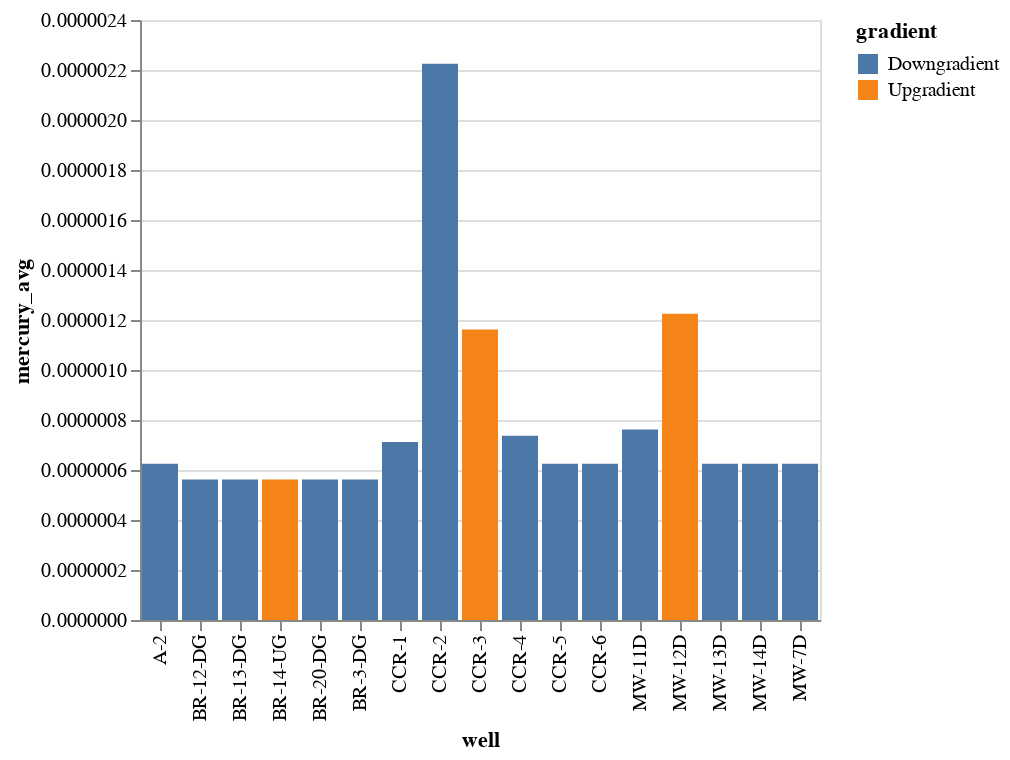

The code cell stored with this chart in its notebook:
### Code cell
alt.Chart(df1).mark_bar().encode(x='well', y='mercury_avg', color='gradient')
 
#clrs = ['blue' if (df1['gradient'] == 'Downgradient') else 'red']
#sb.barplot(x=idx, y=values, palette=clrs) # color=clrs)

### Figure 1 — Vega-Lite specification as saved in the notebook (floating-point values rounded to 4 significant figures)
{"config": {"view": {"continuousWidth": 400, "continuousHeight": 300}}, "data": {"name": "data-0c73fe16c25468b6b357850402150286"}, "mark": "bar", "encoding": {"color": {"type": "nominal", "field": "gradient"}, "x": {"type": "nominal", "field": "well"}, "y": {"type": "quantitative", "field": "mercury_avg"}}, "$schema": "https://vega.github.io/schema/vega-lite/v4.8.1.json", "datasets": {"data-0c73fe16c25468b6b357850402150286": [{"mercury_avg": 5.625e-07, "antimony_avg": 0.0457, "lead_avg": 0.005125, "arsenic_avg": 0.005875, "chromium_avg": 0.005, "thallium_avg": 0.007925, "barium_avg": 0.03875, "boron_avg": 0.09356, "radium_avg": 0.6913, "fluoride_avg": 0.2278, "chloride_avg": 57.78, "pH_avg": 7.119, "calcium_avg": 126.3, "sulfate_avg": 155.1, "TDS_avg": 606.1, "beryllium_avg": 0.00475, "cadmium_avg": 0.005, "selenium_avg": 0.005, "molybdenum_avg": 0.01, "cobalt_avg": 0.05, "lithium_avg": 0.05, "gradient": "Downgradient", "site": "Dunkirk Generating Station", "disposal": "Dunkirk Landfill", "well": "BR-3-DG"}, {"mercury_avg": 5.625e-07, "antimony_avg": 0.04584, "lead_avg": 0.005, "arsenic_avg": 0.005625, "chromium_avg": 0.01, "thallium_avg": 0.008175, "barium_avg": 0.0675, "boron_avg": 0.1368, "radium_avg": 0.58, "fluoride_avg": 0.2933, "chloride_avg": 320.6, "pH_avg": 6.979, "calcium_avg": 187.7, "sulfate_avg": 102.0, "TDS_avg": 1026.0, "beryllium_avg": 0.00475, "cadmium_avg": 0.005, "selenium_avg": 0.005, "molybdenum_avg": 0.01, "cobalt_avg": 0.05, "lithium_avg": 0.05, "gradient": "Downgradient", "site": "Dunkirk Generating Station", "disposal": "Dunkirk Landfill", "well": "BR-12-DG"}, {"mercury_avg": 5.625e-07, "antimony_avg": 0.04556, "lead_avg": 0.005, "arsenic_avg": 0.005375, "chromium_avg": 0.005, "thallium_avg": 0.007925, "barium_avg": 0.07375, "boron_avg": 0.1961, "radium_avg": 0.465, "fluoride_avg": 0.2011, "chloride_avg": 7.911, "pH_avg": 7.136, "calcium_avg": 105.0, "sulfate_avg": 102.9, "TDS_avg": 554.4, "beryllium_avg": 0.00475, "cadmium_avg": 0.005, "selenium_avg": 0.005, "molybdenum_avg": 0.01, "cobalt_avg": 0.05, "lithium_avg": 0.05, "gradient": "Downgradient", "site": "Dunkirk Generating Station", "disposal": "Dunkirk Landfill", "well": "BR-13-DG"}, {"mercury_avg": 5.625e-07, "antimony_avg": 0.04544, "lead_avg": 0.005, "arsenic_avg": 0.005875, "chromium_avg": 0.005, "thallium_avg": 0.007675, "barium_avg": 0.1663, "boron_avg": 0.1784, "radium_avg": 0.4875, "fluoride_avg": 0.2033, "chloride_avg": 3.667, "pH_avg": 7.083, "calcium_avg": 95.22, "sulfate_avg": 108.7, "TDS_avg": 477.2, "beryllium_avg": 0.00475, "cadmium_avg": 0.005, "selenium_avg": 0.005, "molybdenum_avg": 0.01, "cobalt_avg": 0.05, "lithium_avg": 0.05, "gradient": "Upgradient", "site": "Dunkirk Generating Station", "disposal": "Dunkirk Landfill", "well": "BR-14-UG"}, {"mercury_avg": 5.625e-07, "antimony_avg": 0.04537, "lead_avg": 0.005, "arsenic_avg": 0.00525, "chromium_avg": 0.005125, "thallium_avg": 0.007675, "barium_avg": 1.666, "boron_avg": 1.399, "radium_avg": 1.498, "fluoride_avg": 0.3222, "chloride_avg": 20.09, "pH_avg": 7.573, "calcium_avg": 23.11, "sulfate_avg": 13.56, "TDS_avg": 684.4, "beryllium_avg": 0.00475, "cadmium_avg": 0.005, "selenium_avg": 0.005, "molybdenum_avg": 0.01, "cobalt_avg": 0.05, "lithium_avg": 0.05, "gradient": "Downgradient", "site": "Dunkirk Generating Station", "disposal": "Dunkirk Landfill", "well": "BR-20-DG"}, {"mercury_avg": 6.25e-07, "antimony_avg": 0.04725, "lead_avg": 0.01625, "arsenic_avg": 0.007, "chromium_avg": 0.00625, "thallium_avg": 0.008838, "barium_avg": 0.015, "boron_avg": 1.402, "radium_avg": 0.5875, "fluoride_avg": 0.6211, "chloride_avg": 5.111, "pH_avg": 7.66, "calcium_avg": 571.2, "sulfate_avg": 1780.0, "TDS_avg": 2701.0, "beryllium_avg": 0.004375, "cadmium_avg": 0.005, "selenium_avg": 0.006875, "molybdenum_avg": 0.01375, "cobalt_avg": 0.05, "lithium_avg": 0.0625, "gradient": "Downgradient", "site": "Huntley Generating Station", "disposal": "Huntley Landfill", "well": "MW-7D"}, {"mercury_avg": 7.625e-07, "antimony_avg": 0.0401, "lead_avg": 0.01625, "arsenic_avg": 0.01225, "chromium_avg": 0.007625, "thallium_avg": 0.007925, "barium_avg": 0.03875, "boron_avg": 1.329, "radium_avg": 0.7433, "fluoride_avg": 0.4678, "chloride_avg": 11.56, "pH_avg": 7.487, "calcium_avg": 391.7, "sulfate_avg": 1363.0, "TDS_avg": 2144.0, "beryllium_avg": 0.00425, "cadmium_avg": 0.005, "selenium_avg": 0.00625, "molybdenum_avg": 0.01375, "cobalt_avg": 0.05, "lithium_avg": 0.0625, "gradient": "Downgradient", "site": "Huntley Generating Station", "disposal": "Huntley Landfill", "well": "MW-11D"}, {"mercury_avg": 1.225e-06, "antimony_avg": 0.04081, "lead_avg": 0.01638, "arsenic_avg": 0.006375, "chromium_avg": 0.00625, "thallium_avg": 0.0103, "barium_avg": 0.0625, "boron_avg": 0.6444, "radium_avg": 0.5, "fluoride_avg": 0.5289, "chloride_avg": 3.889, "pH_avg": 7.44, "calcium_avg": 105.8, "sulfate_avg": 161.9, "TDS_avg": 770.7, "beryllium_avg": 0.00425, "cadmium_avg": 0.005, "selenium_avg": 0.00625, "molybdenum_avg": 0.01512, "cobalt_avg": 0.05, "lithium_avg": 0.0625, "gradient": "Upgradient", "site": "Huntley Generating Station", "disposal": "Huntley Landfill", "well": "MW-12D"}, {"mercury_avg": 6.25e-07, "antimony_avg": 0.03984, "lead_avg": 0.01625, "arsenic_avg": 0.0075, "chromium_avg": 0.00625, "thallium_avg": 0.007675, "barium_avg": 0.0125, "boron_avg": 1.858, "radium_avg": 0.9337, "fluoride_avg": 0.5111, "chloride_avg": 37.33, "pH_avg": 7.62, "calcium_avg": 555.6, "sulfate_avg": 1959.0, "TDS_avg": 2911.0, "beryllium_avg": 0.00425, "cadmium_avg": 0.005, "selenium_avg": 0.00625, "molybdenum_avg": 0.01375, "cobalt_avg": 0.05, "lithium_avg": 0.0625, "gradient": "Downgradient", "site": "Huntley Generating Station", "disposal": "Huntley Landfill", "well": "MW-13D"}, {"mercury_avg": 6.25e-07, "antimony_avg": 0.04719, "lead_avg": 0.01625, "arsenic_avg": 0.01312, "chromium_avg": 0.0075, "thallium_avg": 0.008838, "barium_avg": 0.015, "boron_avg": 1.106, "radium_avg": 0.8043, "fluoride_avg": 0.3656, "chloride_avg": 35.89, "pH_avg": 7.68, "calcium_avg": 447.9, "sulfate_avg": 1578.0, "TDS_avg": 2370.0, "beryllium_avg": 0.004375, "cadmium_avg": 0.005, "selenium_avg": 0.006375, "molybdenum_avg": 0.01475, "cobalt_avg": 0.05, "lithium_avg": 0.0625, "gradient": "Downgradient", "site": "Huntley Generating Station", "disposal": "Huntley Landfill", "well": "MW-14D"}, {"mercury_avg": 7.125e-07, "antimony_avg": 0.04575, "lead_avg": 0.03587, "arsenic_avg": 0.0075, "chromium_avg": 0.006625, "thallium_avg": 0.03093, "barium_avg": 0.09375, "boron_avg": 0.2067, "radium_avg": 0.73, "fluoride_avg": 0.1867, "chloride_avg": 46.0, "pH_avg": 8.178, "calcium_avg": 46.11, "sulfate_avg": 39.33, "TDS_avg": 243.4, "beryllium_avg": 0.00425, "cadmium_avg": 0.005, "selenium_avg": 0.008625, "molybdenum_avg": 0.01375, "cobalt_avg": 0.05, "lithium_avg": 0.0625, "gradient": "Downgradient", "site": "Huntley Generating Station", "disposal": "South Settling Pond", "well": "CCR-1"}, {"mercury_avg": 2.225e-06, "antimony_avg": 0.04571, "lead_avg": 0.01938, "arsenic_avg": 0.03175, "chromium_avg": 0.00775, "thallium_avg": 0.007675, "barium_avg": 0.0825, "boron_avg": 6.916, "radium_avg": 0.6867, "fluoride_avg": 0.4233, "chloride_avg": 31.44, "pH_avg": 8.043, "calcium_avg": 172.7, "sulfate_avg": 340.0, "TDS_avg": 816.8, "beryllium_avg": 0.00425, "cadmium_avg": 0.005, "selenium_avg": 0.00625, "molybdenum_avg": 0.01375, "cobalt_avg": 0.05, "lithium_avg": 0.095, "gradient": "Downgradient", "site": "Huntley Generating Station", "disposal": "South Settling Pond", "well": "CCR-2"}, {"mercury_avg": 1.163e-06, "antimony_avg": 0.0472, "lead_avg": 0.017, "arsenic_avg": 0.008625, "chromium_avg": 0.00625, "thallium_avg": 0.0153, "barium_avg": 0.065, "boron_avg": 1.291, "radium_avg": 0.87, "fluoride_avg": 0.2044, "chloride_avg": 219.2, "pH_avg": 6.771, "calcium_avg": 468.9, "sulfate_avg": 751.6, "TDS_avg": 2562.0, "beryllium_avg": 0.00425, "cadmium_avg": 0.005, "selenium_avg": 0.00625, "molybdenum_avg": 0.01375, "cobalt_avg": 0.05, "lithium_avg": 0.0625, "gradient": "Upgradient", "site": "Huntley Generating Station", "disposal": "South Settling Pond", "well": "CCR-3"}, {"mercury_avg": 7.375e-07, "antimony_avg": 0.04625, "lead_avg": 0.01638, "arsenic_avg": 0.009375, "chromium_avg": 0.00625, "thallium_avg": 0.007675, "barium_avg": 0.0125, "boron_avg": 1.567, "radium_avg": 1.095, "fluoride_avg": 0.4944, "chloride_avg": 34.44, "pH_avg": 7.296, "calcium_avg": 610.9, "sulfate_avg": 1832.0, "TDS_avg": 2857.0, "beryllium_avg": 0.00425, "cadmium_avg": 0.005, "selenium_avg": 0.006625, "molybdenum_avg": 0.01387, "cobalt_avg": 0.05, "lithium_avg": 0.0625, "gradient": "Downgradient", "site": "Huntley Generating Station", "disposal": "Huntley Landfill", "well": "CCR-4"}, {"mercury_avg": 6.25e-07, "antimony_avg": 0.04665, "lead_avg": 0.01638, "arsenic_avg": 0.00925, "chromium_avg": 0.00625, "thallium_avg": 0.007675, "barium_avg": 0.015, "boron_avg": 1.398, "radium_avg": 1.444, "fluoride_avg": 0.5189, "chloride_avg": 31.0, "pH_avg": 7.21, "calcium_avg": 620.8, "sulfate_avg": 1810.0, "TDS_avg": 2776.0, "beryllium_avg": 0.00425, "cadmium_avg": 0.005, "selenium_avg": 0.00625, "molybdenum_avg": 0.01375, "cobalt_avg": 0.05, "lithium_avg": 0.0625, "gradient": "Downgradient", "site": "Huntley Generating Station", "disposal": "Huntley Landfill", "well": "CCR-5"}, {"mercury_avg": 6.25e-07, "antimony_avg": 0.04669, "lead_avg": 0.01663, "arsenic_avg": 0.01025, "chromium_avg": 0.00625, "thallium_avg": 0.007675, "barium_avg": 0.0125, "boron_avg": 1.456, "radium_avg": 0.83, "fluoride_avg": 0.4911, "chloride_avg": 28.0, "pH_avg": 7.478, "calcium_avg": 619.2, "sulfate_avg": 1809.0, "TDS_avg": 2806.0, "beryllium_avg": 0.00425, "cadmium_avg": 0.005, "selenium_avg": 0.00625, "molybdenum_avg": 0.01375, "cobalt_avg": 0.05, "lithium_avg": 0.0625, "gradient": "Downgradient", "site": "Huntley Generating Station", "disposal": "Huntley Landfill", "well": "CCR-6"}, {"mercury_avg": 6.25e-07, "antimony_avg": 0.04599, "lead_avg": 0.018, "arsenic_avg": 0.006875, "chromium_avg": 0.006875, "thallium_avg": 0.01105, "barium_avg": 0.04, "boron_avg": 0.7711, "radium_avg": 1.445, "fluoride_avg": 0.35, "chloride_avg": 121.0, "pH_avg": 6.962, "calcium_avg": 618.6, "sulfate_avg": 1608.0, "TDS_avg": 2812.0, "beryllium_avg": 0.00425, "cadmium_avg": 0.005, "selenium_avg": 0.00625, "molybdenum_avg": 0.01375, "cobalt_avg": 0.05, "lithium_avg": 0.06625, "gradient": "Downgradient", "site": "Huntley Generating Station", "disposal": "South Settling Pond", "well": "A-2"}]}}
